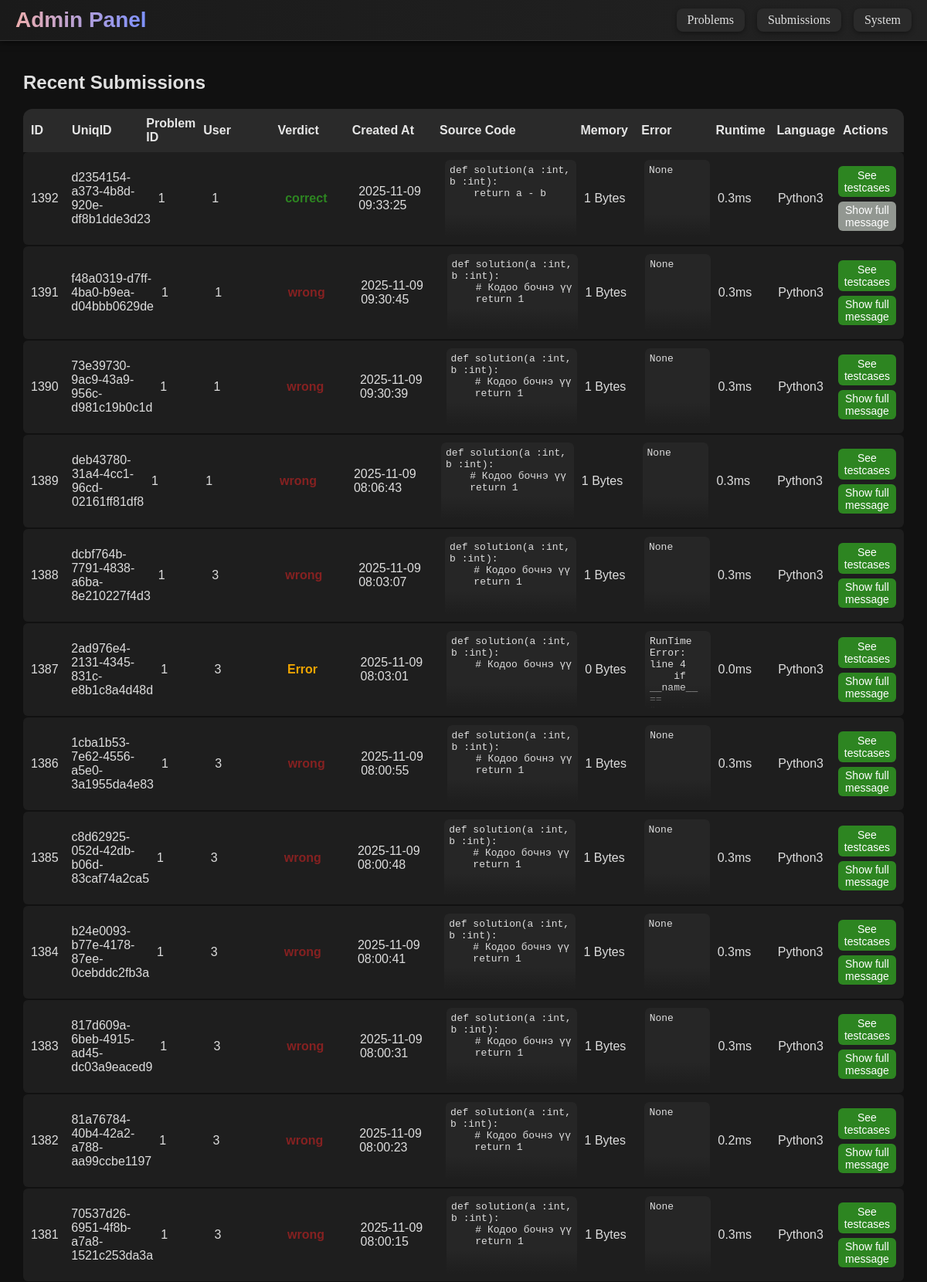
The page /admin/submissions (signed in, upper part) on the database its author committed.
### tables this page shows
CREATE TABLE submissions (subID INTEGER PRIMARY KEY AUTOINCREMENT, code TEXT NOT NULL, runtime FLOAT, memory INT, subTime TIMESTAMP DEFAULT CURRENT_TIMESTAMP, status VARCHAR(50) DEFAULT "Pending", problem_id INT NOT NULL REFERENCES problems(problem_id) ON DELETE CASCADE, language VARCHAR(50) DEFAULT "Python3", userID DEFAULT NULL, UniqID varchar(45), error TEXT default None);

### run.py (the view)
@app.route('/admin/submissions')
@admin_required
def adminSubmissions():
    conn = get_db_connection()
    submissions = conn.execute('SELECT * FROM submissions ORDER BY subTime DESC').fetchall()
    conn.close()
    submissions = [dict(row) for row in submissions]
    return render_template('admin/adminSub.html', submissions=submissions)

### run.py (called while the page is built)
def make_user_object(row):
    if not row:
        return None
    user_obj = type("UserObj", (), {})()
    for key in row.keys():
        setattr(user_obj, key, row[key])
    user_obj.get_id = lambda: str(user_obj.id)
    user_obj.is_authenticated = property(lambda self: True)
    user_obj.is_active = property(lambda self: True)
    user_obj.is_anonymous = property(lambda self: False)
    return user_obj

def admin_required(f):
    @wraps(f)
    @login_required
    def decorated_function(*args, **kwargs):
        if not getattr(current_user, "is_admin", 0):
            flash("Admin access only!", "danger")
            return redirect(url_for("index"))
        return f(*args, **kwargs)
    return decorated_function

@app.before_request
def require_admin_for_admin_prefix():
    if request.path.startswith("/admin"):
        if not current_user.is_authenticated:
            return redirect(url_for("login", next=request.path))
        if not getattr(current_user, "is_admin", 0):
            flash("Admin access only!", "danger")
            return redirect(url_for("index"))

def get_db_connection():
    conn = sqlite3.connect(DB_PATH)
    conn.row_factory = sqlite3.Row
    return conn

@login_manager.user_loader
def load_user(user_id):
    conn = get_db_connection()
    row = conn.execute("SELECT * FROM users WHERE id=?", (user_id,)).fetchone()
    conn.close()
    return make_user_object(row)

### templates/admin/adminSub.html (shortened to what this page needs)
{% extends "admin/admin.html" %}
{% block content %}
<div id="submission-container">
    <h2>Recent Submissions</h2>
    <div id="submission-header">
        <div class="sub-ID">ID</div>
        <div class="sub-uniq">UniqID</div>
        <div class="sub-prob">Problem ID</div>
        <div class="sub-user">User</div>
        <div class="sub-verdict">Verdict</div>
        <div class="sub-time">Created At</div>
        <div class="sub-code">Source Code</div>
        <div class="sub-memory">Memory</div>
        <div class="sub-error">Error</div>
        <div class="sub-runtime">Runtime</div>
        <div class="sub-lang">Language</div>
        <div class="sub-tc">Actions</div>
    </div>
    {% for s in submissions %}
    <div class="submission-row" id="row-{{ s.subID }}">
        <div class="sub-ID">{{ s.subID }}</div>
        <div class="sub-uniq">{{ s.UniqID }}</div>
        <div class="sub-prob">{{ s.problem_id }}</div>
        <div class="sub-user">{{ s.userID }}</div>
        <div class="sub-verdict verdict-{{ s.status|lower|replace(' ', '-') }}">{{ s.status }}</div>
        <div class="sub-time">{{ s.subTime }}</div>
        <div class="sub-code">
            <pre>{{ s.code }}</pre>
        </div>
        <div class="sub-memory">{{ s.memory }} Bytes</div>
        <div class="sub-error">
            <pre>{{ s.error }}</pre>
        </div>
        <div class="sub-runtime">{{ s.runtime }}ms</div>
        <div class="sub-lang">{{ s.language }}</div>
        <div>
            <div class="sub-tc"><a href="{{ url_for('admin_SubTC', subId=s.UniqID) }}">See testcases</a></div>
            {% if s.error|length > 10 or s.code|length > 50 %}
            <button class="expand-btn" onclick="toggleDropdown('{{ s.subID }}', this)">Show full message</button>
            {% else %}
            <button class="dis-expand-btn">Show full message</button>
            {% endif %}
        </div>
    </div>
    {% endfor %}
</div>
{% endblock %}

### templates/admin/adminSub.html (style rules this page uses)
#submission-container { max-width: 95%; margin: 20px auto; font-family: 'Lucida Sans', sans-serif; overflow-x: auto; }
#submission-header { display: grid; grid-template-columns: 0.5fr 1fr 0.7fr 1fr 1fr 1.2fr 2fr 0.8fr 1fr 0.8fr 0.8fr 0.8fr; align-items: center; padding: 10px; gap: 10px; background-color: #2a2a2a; color: #e6e6e6; font-weight: bold; border-radius: 12px 12px 0 0; }
.submission-row { display: grid; grid-template-columns: 0.5fr 1fr 0.7fr 1fr 1fr 1.2fr 2fr 0.8fr 1fr 0.8fr 0.8fr 0.8fr; gap: 10px; background-color: #1e1e1e; color: #ddd; margin-bottom: 2px; border-radius: 6px; padding: 10px; transition: all 0.3s ease; align-items: center; }
.submission-row .sub-code, .submission-row .sub-error { position: relative; max-height: 100px; overflow: hidden; border-radius: 6px; }
.submission-row .sub-code pre, .submission-row .sub-error pre { margin: 0; font-size: 13px; background-color: #262626; padding: 6px; border-radius: 6px; overflow-x: auto; white-space: pre-wrap; word-break: break-word; height: 99999px; }
.submission-row .sub-code::after, .submission-row .sub-error::after { content: ''; position: absolute; bottom: 0; left: 0; width: 100%; height: 30px; background: linear-gradient(to bottom, rgba(30, 30, 30, 0) 0%, rgba(30, 30, 30, 1) 100%); pointer-events: none; }
.verdict-correct { color: #2d8521; font-weight: bold; }
.verdict-wrong { color: #852121; font-weight: bold; }
.verdict-error { color: #f0a500; font-weight: bold; }
.sub-tc a { background-color: #2d8521; color: #fff; padding: 4px 8px; border-radius: 6px; text-decoration: none; font-size: 14px; display: inline-block; text-align: center; }
.expand-btn { background-color: #2d8521; color: #fff; border: none; border-radius: 6px; padding: 3px 8px; font-size: 14px; cursor: pointer; grid-column: 1 / -1; margin-top: 6px; }
.dis-expand-btn { background-color: #929791; color: #fff; border: none; border-radius: 6px; padding: 3px 8px; font-size: 14px; cursor: pointer; grid-column: 1 / -1; margin-top: 6px; }

### templates/admin/admin.html (style rules this page uses)
body { background-color: #111111; color: #e0e0e0; margin: 0; }
a { text-decoration: none !important; }

### rows shown on the page
submissions: subID "1392", UniqID "d2354154-a373-4b8d-920e-df8b1dde3d23", problem_id "1", userID "1", status "correct", subTime "2025-11-09 09:33:25", code "def solution(a :int, b :int): return a - b", memory "1", error "None", runtime "0.3", language "Python3", shows "Show full message"
submissions: subID "1391", UniqID "f48a0319-d7ff-4ba0-b9ea-d04bbb0629de", problem_id "1", userID "1", status "wrong", subTime "2025-11-09 09:30:45", code "def solution(a :int, b :int): # Кодоо бочнэ үү return 1", memory "1", error "None", runtime "0.3", language "Python3"
submissions: subID "1390", UniqID "73e39730-9ac9-43a9-956c-d981c19b0c1d", problem_id "1", userID "1", status "wrong", subTime "2025-11-09 09:30:39", code "def solution(a :int, b :int): # Кодоо бочнэ үү return 1", memory "1", error "None", runtime "0.3", language "Python3"
submissions: subID "1389", UniqID "deb43780-31a4-4cc1-96cd-02161ff81df8", problem_id "1", userID "1", status "wrong", subTime "2025-11-09 08:06:43", code "def solution(a :int, b :int): # Кодоо бочнэ үү return 1", memory "1", error "None", runtime "0.3", language "Python3"
submissions: subID "1388", UniqID "dcbf764b-7791-4838-a6ba-8e210227f4d3", problem_id "1", userID "3", status "wrong", subTime "2025-11-09 08:03:07", code "def solution(a :int, b :int): # Кодоо бочнэ үү return 1", memory "1", error "None", runtime "0.3", language "Python3"
submissions: subID "1387", UniqID "2ad976e4-2131-4345-831c-e8b1c8a4d48d", problem_id "1", userID "3", status "Error", subTime "2025-11-09 08:03:01", code "def solution(a :int, b :int): # Кодоо бочнэ үү", memory "0", error "RunTime Error: line 4 if __name__ ==…", runtime "0.0", language "Python3"
submissions: subID "1386", UniqID "1cba1b53-7e62-4556-a5e0-3a1955da4e83", problem_id "1", userID "3", status "wrong", subTime "2025-11-09 08:00:55", code "def solution(a :int, b :int): # Кодоо бочнэ үү return 1", memory "1", error "None", runtime "0.3", language "Python3"
submissions: subID "1385", UniqID "c8d62925-052d-42db-b06d-83caf74a2ca5", problem_id "1", userID "3", status "wrong", subTime "2025-11-09 08:00:48", code "def solution(a :int, b :int): # Кодоо бочнэ үү return 1", memory "1", error "None", runtime "0.3", language "Python3"
submissions: subID "1384", UniqID "b24e0093-b77e-4178-87ee-0cebddc2fb3a", problem_id "1", userID "3", status "wrong", subTime "2025-11-09 08:00:41", code "def solution(a :int, b :int): # Кодоо бочнэ үү return 1", memory "1", error "None", runtime "0.3", language "Python3"
submissions: subID "1383", UniqID "817d609a-6beb-4915-ad45-dc03a9eaced9", problem_id "1", userID "3", status "wrong", subTime "2025-11-09 08:00:31", code "def solution(a :int, b :int): # Кодоо бочнэ үү return 1", memory "1", error "None", runtime "0.3", language "Python3"
submissions: subID "1382", UniqID "81a76784-40b4-42a2-a788-aa99ccbe1197", problem_id "1", userID "3", status "wrong", subTime "2025-11-09 08:00:23", code "def solution(a :int, b :int): # Кодоо бочнэ үү return 1", memory "1", error "None", runtime "0.2", language "Python3"
submissions: subID "1381", UniqID "70537d26-6951-4f8b-a7a8-1521c253da3a", problem_id "1", userID "3", status "wrong", subTime "2025-11-09 08:00:15", code "def solution(a :int, b :int): # Кодоо бочнэ үү return 1", memory "1", error "None", runtime "0.3", language "Python3"
